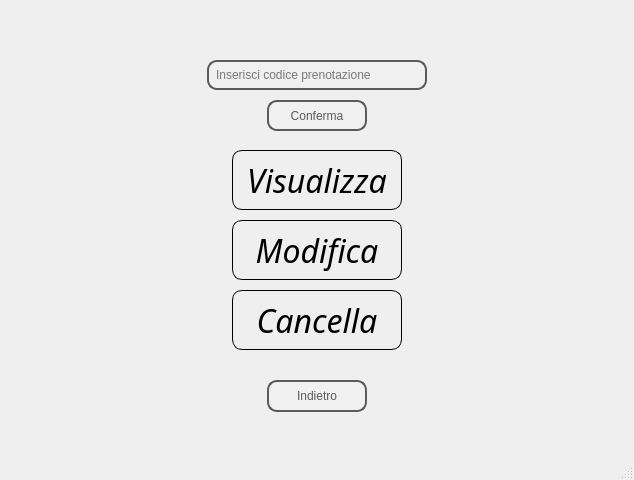
<?xml version="1.0" encoding="UTF-8"?>
<ui version="4.0">
 <class>gest_pren_cli</class>
 <widget class="QMainWindow" name="gest_pren_cli">
  <property name="geometry">
   <rect>
    <x>0</x>
    <y>0</y>
    <width>634</width>
    <height>480</height>
   </rect>
  </property>
  <property name="cursor">
   <cursorShape>PointingHandCursor</cursorShape>
  </property>
  <property name="windowTitle">
   <string>Ristorante Emilia</string>
  </property>
  <widget class="QWidget" name="centralwidget">
   <widget class="QLabel" name="label_2">
    <property name="geometry">
     <rect>
      <x>0</x>
      <y>0</y>
      <width>641</width>
      <height>431</height>
     </rect>
    </property>
    <property name="styleSheet">
     <string notr="true">background-image: url(Progetto/foto.jpg);
background-position: center;
background-repeat: no-repeat;</string>
    </property>
    <property name="text">
     <string/>
    </property>
   </widget>
   <widget class="QPushButton" name="but_modifica">
    <property name="enabled">
     <bool>false</bool>
    </property>
    <property name="geometry">
     <rect>
      <x>232</x>
      <y>220</y>
      <width>170</width>
      <height>60</height>
     </rect>
    </property>
    <property name="font">
     <font>
      <family>Apple Chancery</family>
      <pointsize>24</pointsize>
      <italic>true</italic>
     </font>
    </property>
    <property name="styleSheet">
     <string notr="true">QPushButton {
    border: 2px solid #5A5A5A;
    border-radius: 10px;
    padding: 5px;
    color: black;
    border: 1px solid black;  /* Bordo del pulsante */
}

QPushButton:hover {
    background-color: lightgray;  /* Cambia colore al passaggio del mouse */
}</string>
    </property>
    <property name="text">
     <string>Modifica</string>
    </property>
   </widget>
   <widget class="QPushButton" name="indietro">
    <property name="geometry">
     <rect>
      <x>267</x>
      <y>380</y>
      <width>100</width>
      <height>32</height>
     </rect>
    </property>
    <property name="styleSheet">
     <string notr="true">QPushButton {
        border: 2px solid #5A5A5A;
        border-radius: 10px;
        padding: 5px;
        background-color: #F0F0F0;
        color: #5A5A5A;
    }
    QPushButton:hover {
        background-color: #D3D3D3;
    }
    QPushButton:pressed {
        background-color: #A9A9A9;
    }</string>
    </property>
    <property name="text">
     <string>Indietro</string>
    </property>
   </widget>
   <widget class="QPushButton" name="but_conferma">
    <property name="geometry">
     <rect>
      <x>267</x>
      <y>100</y>
      <width>100</width>
      <height>31</height>
     </rect>
    </property>
    <property name="styleSheet">
     <string notr="true">QPushButton {
        border: 2px solid #5A5A5A;
        border-radius: 10px;
        padding: 5px;
        background-color: #F0F0F0;
        color: #5A5A5A;
    }
    QPushButton:hover {
        background-color: #D3D3D3;
    }
    QPushButton:pressed {
        background-color: #A9A9A9;
    }</string>
    </property>
    <property name="text">
     <string>Conferma</string>
    </property>
   </widget>
   <widget class="QPushButton" name="but_cancella">
    <property name="enabled">
     <bool>false</bool>
    </property>
    <property name="geometry">
     <rect>
      <x>232</x>
      <y>290</y>
      <width>170</width>
      <height>60</height>
     </rect>
    </property>
    <property name="font">
     <font>
      <family>Apple Chancery</family>
      <pointsize>24</pointsize>
      <italic>true</italic>
     </font>
    </property>
    <property name="styleSheet">
     <string notr="true">QPushButton {
    border: 2px solid #5A5A5A;
    border-radius: 10px;
    padding: 5px;
    color: black;
    border: 1px solid black;  /* Bordo del pulsante */
}

QPushButton:hover {
    background-color: lightgray;  /* Cambia colore al passaggio del mouse */
}</string>
    </property>
    <property name="text">
     <string>Cancella</string>
    </property>
   </widget>
   <widget class="QLineEdit" name="lineEdit">
    <property name="geometry">
     <rect>
      <x>207</x>
      <y>60</y>
      <width>220</width>
      <height>30</height>
     </rect>
    </property>
    <property name="styleSheet">
     <string notr="true">QLineEdit {
	color: rgb(0, 0, 0);
                border: 2px solid #5A5A5A;           /* Colore del bordo */
                border-radius: 10px;                  /* Arrotondamento degli angoli */
                padding: 5px;                         /* Padding interno */
                background-color: #F0F0F0;            /* Colore di sfondo */
            }</string>
    </property>
    <property name="text">
     <string/>
    </property>
    <property name="placeholderText">
     <string>Inserisci codice prenotazione</string>
    </property>
   </widget>
   <widget class="QPushButton" name="but_visualizza">
    <property name="enabled">
     <bool>false</bool>
    </property>
    <property name="geometry">
     <rect>
      <x>232</x>
      <y>150</y>
      <width>170</width>
      <height>60</height>
     </rect>
    </property>
    <property name="font">
     <font>
      <family>Apple Chancery</family>
      <pointsize>24</pointsize>
      <italic>true</italic>
     </font>
    </property>
    <property name="styleSheet">
     <string notr="true">QPushButton {
    border: 2px solid #5A5A5A;
    border-radius: 10px;
    padding: 5px;
    color: black;
    border: 1px solid black;  /* Bordo del pulsante */
}

QPushButton:hover {
    background-color: lightgray;  /* Cambia colore al passaggio del mouse */
}</string>
    </property>
    <property name="text">
     <string>Visualizza</string>
    </property>
   </widget>
  </widget>
  <widget class="QMenuBar" name="menubar">
   <property name="geometry">
    <rect>
     <x>0</x>
     <y>0</y>
     <width>634</width>
     <height>24</height>
    </rect>
   </property>
  </widget>
  <widget class="QStatusBar" name="statusbar"/>
 </widget>
 <resources/>
 <connections/>
</ui>
